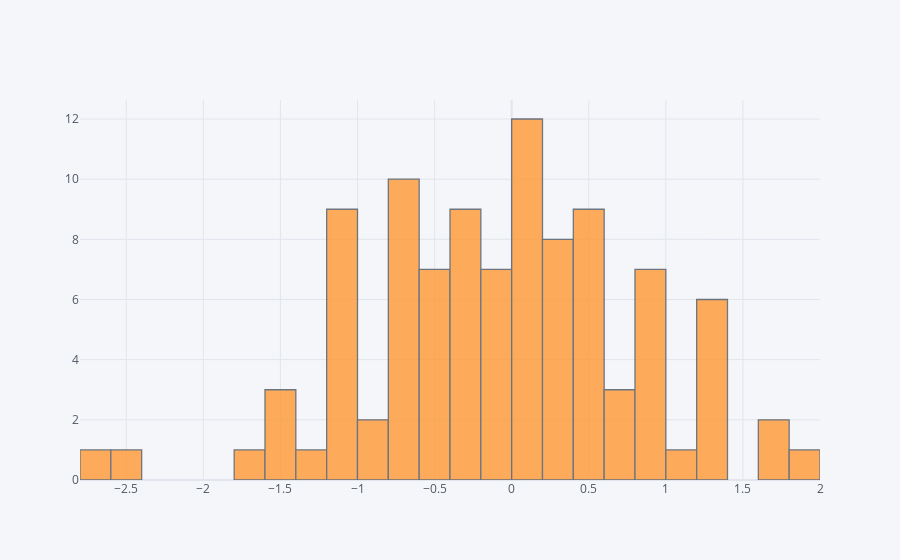

Source (notebook cell):
### Code cell
dataframe['a'].iplot(kind='hist', bins=30)

### Figure 1 — Plotly figure (JSON) as saved in the notebook; plotly's stock layout.template omitted (floating-point values rounded to 4 significant figures)
{"data": [{"histfunc": "count", "histnorm": "", "marker": {"color": "rgba(255, 153, 51, 1.0)", "line": {"color": "#4D5663", "width": 1.3}}, "name": "a", "nbinsx": 30, "opacity": 0.8, "orientation": "v", "type": "histogram", "x": [-0.8063, -0.1779, -2.61, 0.07866, -0.1131, -0.3843, -1.023, -0.934, 0.8719, 0.07315, 0.008171, -1.503, -1.103, -2.437, 0.2074, -1.041, -0.4892, -0.2465, -0.324, 0.3333, -0.5845, -1.302, -0.3896, -1.142, -0.2393, 0.5645, 0.1383, -0.671, 0.7772, 0.787, -0.6809, -1.172, 1.339, 0.09467, 0.9962, -0.7551, -1.496, -1.623, -0.02706, -0.752, 0.5301, 0.8357, 0.8423, 0.0985, -0.4008, -0.1174, -0.2623, 0.3176, 0.8364, 0.4678, 0.4553, 0.8174, 0.4213, 0.02867, 0.3404, -0.1229, 0.8184, -0.6854, -0.09495, 0.2705, -0.6497, 0.5969, 0.3385, -1.151, -1.003, -0.4964, 1.386, 1.216, -0.791, 1.731, 0.4105, 0.1593, -0.6497, 1.234, -0.5566, 0.7177, -0.2173, -0.1561, 0.5135, 0.3906, 0.1234, 0.4405, 0.06745, -0.4002, -0.2031, -0.7364, -1.084, 1.107, 1.28, -1.537, 0.1314, -1.137, 0.3564, -0.5349, -0.6506, 1.345, -0.2998, 1.647, 0.008068, 1.948]}], "layout": {"barmode": "overlay", "legend": {"bgcolor": "#F5F6F9", "font": {"color": "#4D5663"}}, "paper_bgcolor": "#F5F6F9", "plot_bgcolor": "#F5F6F9", "title": {"font": {"color": "#4D5663"}}, "xaxis": {"gridcolor": "#E1E5ED", "showgrid": true, "tickfont": {"color": "#4D5663"}, "title": {"font": {"color": "#4D5663"}, "text": ""}, "zerolinecolor": "#E1E5ED"}, "yaxis": {"gridcolor": "#E1E5ED", "showgrid": true, "tickfont": {"color": "#4D5663"}, "title": {"font": {"color": "#4D5663"}, "text": ""}, "zerolinecolor": "#E1E5ED"}}}
